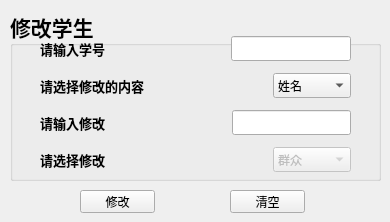
      <widget class="QWidget" name="tab_18">
       <attribute name="title">
        <string>修改</string>
       </attribute>
       <widget class="QGroupBox" name="groupBox_13">
        <property name="geometry">
         <rect>
          <x>10</x>
          <y>10</y>
          <width>371</width>
          <height>171</height>
         </rect>
        </property>
        <property name="font">
         <font>
          <family>华文隶书</family>
          <pointsize>16</pointsize>
          <weight>75</weight>
          <bold>true</bold>
         </font>
        </property>
        <property name="title">
         <string>修改学生</string>
        </property>
        <widget class="QWidget" name="layoutWidget11">
         <property name="geometry">
          <rect>
           <x>30</x>
           <y>20</y>
           <width>311</width>
           <height>151</height>
          </rect>
         </property>
         <layout class="QVBoxLayout" name="verticalLayout_12">
          <item>
           <layout class="QHBoxLayout" name="horizontalLayout_33">
            <item>
             <widget class="QLabel" name="modStuSnoLabel">
              <property name="font">
               <font>
                <family>仿宋</family>
                <pointsize>10</pointsize>
               </font>
              </property>
              <property name="text">
               <string>请输入学号</string>
              </property>
             </widget>
            </item>
            <item>
             <spacer name="horizontalSpacer_14">
              <property name="orientation">
               <enum>Qt::Horizontal</enum>
              </property>
              <property name="sizeHint" stdset="0">
               <size>
                <width>40</width>
                <height>20</height>
               </size>
              </property>
             </spacer>
            </item>
            <item>
             <widget class="QLineEdit" name="modStuSnoInput">
              <property name="font">
               <font>
                <family>宋体</family>
                <pointsize>9</pointsize>
                <weight>50</weight>
                <bold>false</bold>
               </font>
              </property>
             </widget>
            </item>
           </layout>
          </item>
          <item>
           <layout class="QHBoxLayout" name="horizontalLayout_34">
            <item>
             <widget class="QLabel" name="modStuContentLabel">
              <property name="font">
               <font>
                <family>仿宋</family>
                <pointsize>10</pointsize>
               </font>
              </property>
              <property name="text">
               <string>请选择修改的内容</string>
              </property>
             </widget>
            </item>
            <item>
             <spacer name="horizontalSpacer_15">
              <property name="orientation">
               <enum>Qt::Horizontal</enum>
              </property>
              <property name="sizeHint" stdset="0">
               <size>
                <width>40</width>
                <height>20</height>
               </size>
              </property>
             </spacer>
            </item>
            <item>
             <widget class="QComboBox" name="modStuContentSelect">
              <property name="font">
               <font>
                <family>宋体</family>
                <pointsize>9</pointsize>
                <weight>50</weight>
                <bold>false</bold>
               </font>
              </property>
              <item>
               <property name="text">
                <string>姓名</string>
               </property>
              </item>
              <item>
               <property name="text">
                <string>政治面貌</string>
               </property>
              </item>
              <item>
               <property name="text">
                <string>联系电话</string>
               </property>
              </item>
             </widget>
            </item>
           </layout>
          </item>
          <item>
           <layout class="QHBoxLayout" name="horizontalLayout_35">
            <item>
             <widget class="QLabel" name="modStuInputLabel">
              <property name="font">
               <font>
                <family>仿宋</family>
                <pointsize>10</pointsize>
                <weight>75</weight>
                <bold>true</bold>
               </font>
              </property>
              <property name="text">
               <string>请输入修改</string>
              </property>
             </widget>
            </item>
            <item>
             <spacer name="horizontalSpacer_16">
              <property name="orientation">
               <enum>Qt::Horizontal</enum>
              </property>
              <property name="sizeHint" stdset="0">
               <size>
                <width>40</width>
                <height>20</height>
               </size>
              </property>
             </spacer>
            </item>
            <item>
             <widget class="QLineEdit" name="modStuContentInput">
              <property name="font">
               <font>
                <family>宋体</family>
                <pointsize>9</pointsize>
                <weight>50</weight>
                <bold>false</bold>
               </font>
              </property>
             </widget>
            </item>
           </layout>
          </item>
          <item>
           <layout class="QHBoxLayout" name="horizontalLayout_36">
            <item>
             <widget class="QLabel" name="modStuSelectLabel">
              <property name="font">
               <font>
                <family>仿宋</family>
                <pointsize>10</pointsize>
               </font>
              </property>
              <property name="text">
               <string>请选择修改</string>
              </property>
             </widget>
            </item>
            <item>
             <spacer name="horizontalSpacer_17">
              <property name="orientation">
               <enum>Qt::Horizontal</enum>
              </property>
              <property name="sizeHint" stdset="0">
               <size>
                <width>40</width>
                <height>20</height>
               </size>
              </property>
             </spacer>
            </item>
            <item>
             <widget class="QComboBox" name="modStuContentCombo">
              <property name="enabled">
               <bool>false</bool>
              </property>
              <property name="font">
               <font>
                <family>宋体</family>
                <pointsize>9</pointsize>
                <weight>50</weight>
                <bold>false</bold>
               </font>
              </property>
              <item>
               <property name="text">
                <string>群众</string>
               </property>
              </item>
              <item>
               <property name="text">
                <string>共青团员</string>
               </property>
              </item>
              <item>
               <property name="text">
                <string>中共党员</string>
               </property>
              </item>
             </widget>
            </item>
           </layout>
          </item>
         </layout>
        </widget>
       </widget>
       <widget class="QPushButton" name="modStuBtn">
        <property name="geometry">
         <rect>
          <x>80</x>
          <y>190</y>
          <width>75</width>
          <height>23</height>
         </rect>
        </property>
        <property name="font">
         <font>
          <family>宋体</family>
          <pointsize>9</pointsize>
         </font>
        </property>
        <property name="text">
         <string>修改</string>
        </property>
       </widget>
       <widget class="QPushButton" name="resetModStuBtn">
        <property name="geometry">
         <rect>
          <x>230</x>
          <y>190</y>
          <width>75</width>
          <height>23</height>
         </rect>
        </property>
        <property name="font">
         <font>
          <family>宋体</family>
          <pointsize>9</pointsize>
         </font>
        </property>
        <property name="text">
         <string>清空</string>
        </property>
       </widget>
      </widget>
